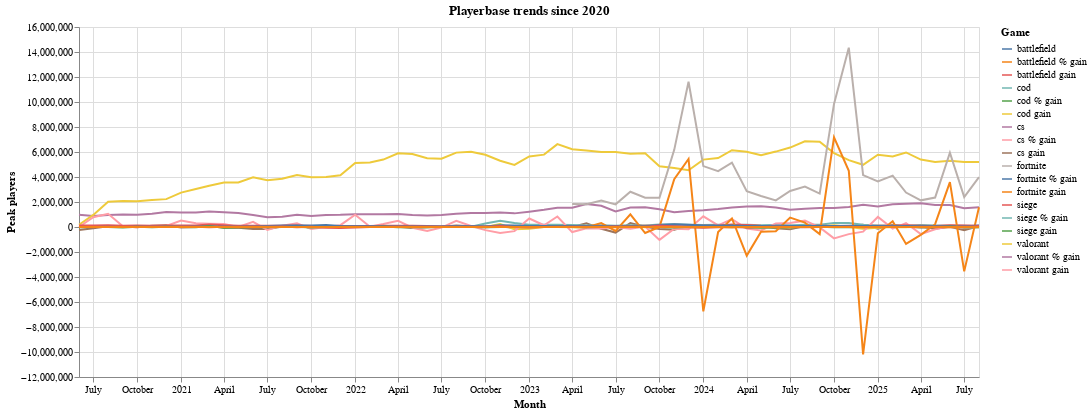

The notebook cell saved with this chart:
### Code cell
long = merged.melt(id_vars='month', var_name='game', value_name='players')

line = alt.Chart(long).mark_line().encode(
    x=alt.X('month:T', title='Month'),
    y=alt.Y('players:Q', title='Peak players'),
    color=alt.Color('game:N', title='Game'),
    tooltip=['month:T','game:N','players:Q']
).properties(width=900, height=350, title='Playerbase trends since 2020')

line

### Figure 1 — Vega-Lite specification as saved in the notebook (floating-point values rounded to 4 significant figures; data arrays with more than 128 entries replaced by an {"elided": "..."} marker saying what was removed)
{"$schema": "https://vega.github.io/schema/vega-lite/v5.20.1.json", "config": {"view": {"continuousHeight": 300, "continuousWidth": 300}}, "data": {"name": "data-0ed16a61b6a238b8b7e68b2c1f226b2e"}, "datasets": {"data-0ed16a61b6a238b8b7e68b2c1f226b2e": {"elided": "1134 records"}}, "encoding": {"color": {"field": "game", "title": "Game", "type": "nominal"}, "tooltip": [{"field": "month", "type": "temporal"}, {"field": "game", "type": "nominal"}, {"field": "players", "type": "quantitative"}], "x": {"field": "month", "title": "Month", "type": "temporal"}, "y": {"field": "players", "title": "Peak players", "type": "quantitative"}}, "height": 350, "mark": {"type": "line"}, "title": "Playerbase trends since 2020", "usermeta": {"embedOptions": {"theme": "fivethirtyeight"}}, "width": 900}
